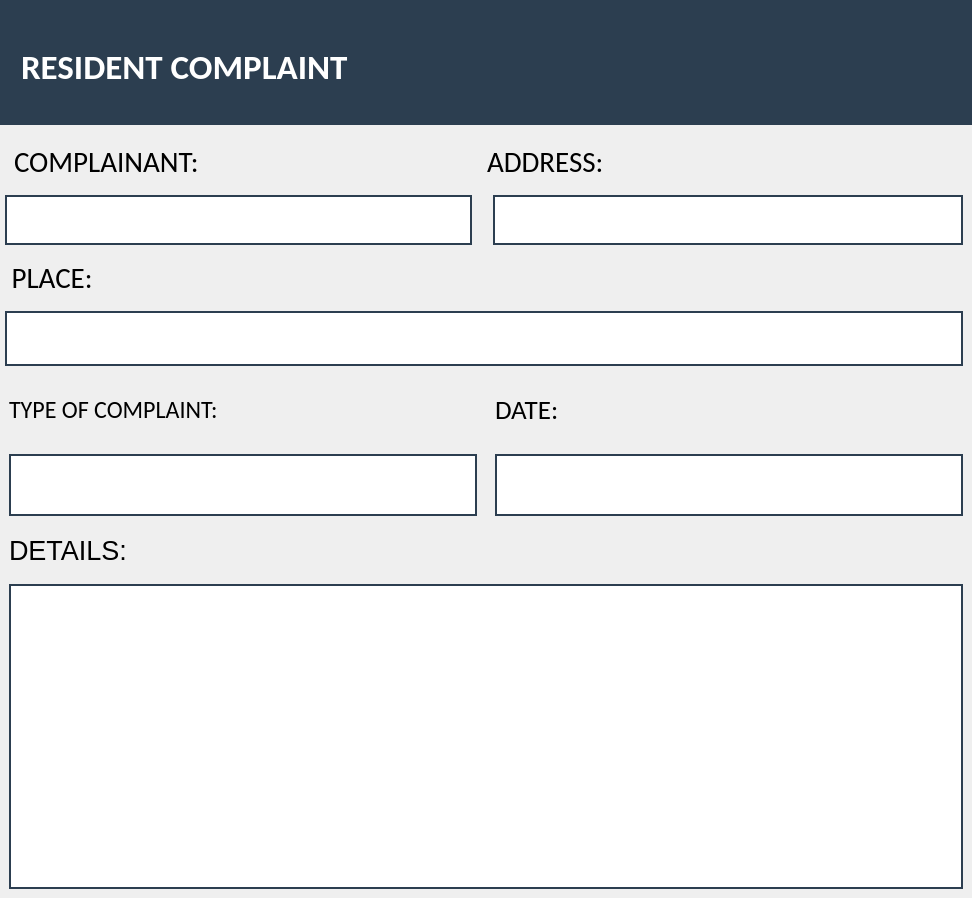
<?xml version="1.0" encoding="UTF-8"?>
<ui version="4.0">
 <class>COMPWINDOW</class>
 <widget class="QWidget" name="COMPWINDOW">
  <property name="geometry">
   <rect>
    <x>0</x>
    <y>0</y>
    <width>972</width>
    <height>898</height>
   </rect>
  </property>
  <property name="windowTitle">
   <string>Form</string>
  </property>
  <layout class="QGridLayout" name="gridLayout">
   <property name="leftMargin">
    <number>0</number>
   </property>
   <property name="topMargin">
    <number>0</number>
   </property>
   <property name="rightMargin">
    <number>0</number>
   </property>
   <property name="bottomMargin">
    <number>0</number>
   </property>
   <property name="spacing">
    <number>0</number>
   </property>
   <item row="0" column="0">
    <widget class="QWidget" name="widget" native="true">
     <layout class="QVBoxLayout" name="verticalLayout_4">
      <property name="spacing">
       <number>0</number>
      </property>
      <property name="leftMargin">
       <number>0</number>
      </property>
      <property name="topMargin">
       <number>0</number>
      </property>
      <property name="rightMargin">
       <number>0</number>
      </property>
      <property name="bottomMargin">
       <number>0</number>
      </property>
      <item>
       <widget class="QWidget" name="widget_2" native="true">
        <property name="maximumSize">
         <size>
          <width>16777215</width>
          <height>125</height>
         </size>
        </property>
        <layout class="QVBoxLayout" name="verticalLayout">
         <property name="spacing">
          <number>0</number>
         </property>
         <property name="leftMargin">
          <number>0</number>
         </property>
         <property name="topMargin">
          <number>0</number>
         </property>
         <property name="rightMargin">
          <number>0</number>
         </property>
         <property name="bottomMargin">
          <number>0</number>
         </property>
         <item>
          <widget class="QWidget" name="residentrequest" native="true">
           <property name="maximumSize">
            <size>
             <width>10000</width>
             <height>200</height>
            </size>
           </property>
           <property name="styleSheet">
            <string notr="true">background-color:#2c3e50;</string>
           </property>
           <layout class="QVBoxLayout" name="verticalLayout_3">
            <property name="spacing">
             <number>0</number>
            </property>
            <property name="leftMargin">
             <number>0</number>
            </property>
            <property name="rightMargin">
             <number>0</number>
            </property>
            <property name="bottomMargin">
             <number>0</number>
            </property>
            <item>
             <widget class="QLabel" name="residentlabel">
              <property name="font">
               <font>
                <family>Calibri</family>
                <pointsize>3</pointsize>
                <weight>75</weight>
                <bold>true</bold>
               </font>
              </property>
              <property name="styleSheet">
               <string notr="true">background-color: #2c3e50;
Margin-left: 20px; 
width: 200px;
color:white;


</string>
              </property>
              <property name="text">
               <string>&lt;html&gt;&lt;head/&gt;&lt;body&gt;&lt;p&gt;&lt;span style=&quot; font-size:26pt;&quot;&gt;RESIDENT COMPLAINT&lt;/span&gt;&lt;/p&gt;&lt;/body&gt;&lt;/html&gt;</string>
              </property>
              <property name="alignment">
               <set>Qt::AlignLeading|Qt::AlignLeft|Qt::AlignVCenter</set>
              </property>
              <property name="margin">
               <number>15</number>
              </property>
              <property name="indent">
               <number>-1</number>
              </property>
             </widget>
            </item>
           </layout>
          </widget>
         </item>
        </layout>
       </widget>
      </item>
      <item>
       <widget class="QWidget" name="COMPWIDGET" native="true">
        <property name="maximumSize">
         <size>
          <width>16777215</width>
          <height>250</height>
         </size>
        </property>
        <property name="styleSheet">
         <string notr="true"/>
        </property>
        <layout class="QVBoxLayout" name="verticalLayout_2">
         <property name="leftMargin">
          <number>5</number>
         </property>
         <item>
          <widget class="QWidget" name="widget" native="true">
           <property name="maximumSize">
            <size>
             <width>16777215</width>
             <height>60</height>
            </size>
           </property>
           <layout class="QHBoxLayout" name="horizontalLayout_6">
            <item>
             <widget class="QLabel" name="label">
              <property name="font">
               <font>
                <family>Calibri</family>
                <pointsize>22</pointsize>
               </font>
              </property>
              <property name="text">
               <string>COMPLAINANT:</string>
              </property>
              <property name="alignment">
               <set>Qt::AlignLeading|Qt::AlignLeft|Qt::AlignVCenter</set>
              </property>
             </widget>
            </item>
            <item>
             <widget class="QLabel" name="label_2">
              <property name="maximumSize">
               <size>
                <width>16777215</width>
                <height>200</height>
               </size>
              </property>
              <property name="font">
               <font>
                <family>Calibri</family>
                <pointsize>22</pointsize>
               </font>
              </property>
              <property name="text">
               <string>ADDRESS:</string>
              </property>
              <property name="alignment">
               <set>Qt::AlignLeading|Qt::AlignLeft|Qt::AlignVCenter</set>
              </property>
              <property name="margin">
               <number>5</number>
              </property>
             </widget>
            </item>
           </layout>
          </widget>
         </item>
         <item>
          <widget class="QWidget" name="widget_7" native="true">
           <property name="maximumSize">
            <size>
             <width>16777215</width>
             <height>50</height>
            </size>
           </property>
           <layout class="QHBoxLayout" name="horizontalLayout_7">
            <property name="spacing">
             <number>0</number>
            </property>
            <property name="leftMargin">
             <number>0</number>
            </property>
            <property name="topMargin">
             <number>0</number>
            </property>
            <property name="rightMargin">
             <number>0</number>
            </property>
            <property name="bottomMargin">
             <number>0</number>
            </property>
            <item>
             <widget class="QWidget" name="widget_11" native="true">
              <layout class="QHBoxLayout" name="horizontalLayout_8">
               <property name="spacing">
                <number>0</number>
               </property>
               <property name="leftMargin">
                <number>0</number>
               </property>
               <property name="topMargin">
                <number>0</number>
               </property>
               <property name="rightMargin">
                <number>12</number>
               </property>
               <property name="bottomMargin">
                <number>0</number>
               </property>
               <item>
                <widget class="QLabel" name="complainant">
                 <property name="styleSheet">
                  <string notr="true">        background-color: WHITE;
        border: 2px solid  #2c3e50;
        padding: 6px;
        font-size: 16px;
        color: black;
    </string>
                 </property>
                 <property name="text">
                  <string/>
                 </property>
                </widget>
               </item>
              </layout>
             </widget>
            </item>
            <item>
             <widget class="QWidget" name="widget_16" native="true">
              <layout class="QHBoxLayout" name="horizontalLayout_9">
               <property name="spacing">
                <number>0</number>
               </property>
               <property name="leftMargin">
                <number>9</number>
               </property>
               <property name="topMargin">
                <number>0</number>
               </property>
               <property name="rightMargin">
                <number>0</number>
               </property>
               <property name="bottomMargin">
                <number>0</number>
               </property>
               <item>
                <widget class="QLabel" name="address">
                 <property name="styleSheet">
                  <string notr="true">        background-color: WHITE;
        border: 2px solid  #2c3e50;
        padding: 6px;
        font-size: 16px;
        color: black;
    </string>
                 </property>
                 <property name="text">
                  <string/>
                 </property>
                </widget>
               </item>
              </layout>
             </widget>
            </item>
           </layout>
          </widget>
         </item>
         <item>
          <widget class="QLabel" name="label_11">
           <property name="font">
            <font>
             <family>Calibri</family>
             <pointsize>22</pointsize>
            </font>
           </property>
           <property name="text">
            <string> PLACE:</string>
           </property>
           <property name="alignment">
            <set>Qt::AlignLeading|Qt::AlignLeft|Qt::AlignVCenter</set>
           </property>
          </widget>
         </item>
         <item>
          <widget class="QLabel" name="place">
           <property name="styleSheet">
            <string notr="true">        background-color: WHITE;
        border: 2px solid  #2c3e50;
        padding: 6px;
        font-size: 16px;
        color: black;
    </string>
           </property>
           <property name="text">
            <string/>
           </property>
          </widget>
         </item>
        </layout>
       </widget>
      </item>
      <item>
       <widget class="QWidget" name="widget_4" native="true">
        <property name="maximumSize">
         <size>
          <width>16777215</width>
          <height>70</height>
         </size>
        </property>
        <property name="font">
         <font>
          <family>Calibri</family>
          <pointsize>20</pointsize>
         </font>
        </property>
        <layout class="QHBoxLayout" name="horizontalLayout">
         <property name="spacing">
          <number>0</number>
         </property>
         <property name="leftMargin">
          <number>0</number>
         </property>
         <property name="topMargin">
          <number>0</number>
         </property>
         <property name="rightMargin">
          <number>0</number>
         </property>
         <property name="bottomMargin">
          <number>0</number>
         </property>
         <item>
          <widget class="QWidget" name="widget_3" native="true">
           <layout class="QHBoxLayout" name="horizontalLayout_4">
            <property name="spacing">
             <number>0</number>
            </property>
            <property name="leftMargin">
             <number>0</number>
            </property>
            <property name="topMargin">
             <number>0</number>
            </property>
            <property name="rightMargin">
             <number>0</number>
            </property>
            <property name="bottomMargin">
             <number>0</number>
            </property>
            <item>
             <widget class="QWidget" name="widget_8" native="true">
              <layout class="QVBoxLayout" name="verticalLayout_7">
               <item>
                <widget class="QLabel" name="label_4">
                 <property name="font">
                  <font>
                   <pointsize>18</pointsize>
                  </font>
                 </property>
                 <property name="text">
                  <string>TYPE OF COMPLAINT:</string>
                 </property>
                </widget>
               </item>
              </layout>
             </widget>
            </item>
            <item>
             <widget class="QWidget" name="widget_9" native="true">
              <layout class="QVBoxLayout" name="verticalLayout_8">
               <item>
                <widget class="QLabel" name="label_5">
                 <property name="text">
                  <string>DATE:</string>
                 </property>
                </widget>
               </item>
              </layout>
             </widget>
            </item>
           </layout>
          </widget>
         </item>
        </layout>
       </widget>
      </item>
      <item>
       <widget class="QWidget" name="widget_5" native="true">
        <property name="maximumSize">
         <size>
          <width>16777215</width>
          <height>80</height>
         </size>
        </property>
        <layout class="QHBoxLayout" name="horizontalLayout_2">
         <property name="spacing">
          <number>0</number>
         </property>
         <property name="leftMargin">
          <number>0</number>
         </property>
         <property name="topMargin">
          <number>0</number>
         </property>
         <property name="rightMargin">
          <number>0</number>
         </property>
         <property name="bottomMargin">
          <number>0</number>
         </property>
         <item>
          <widget class="QWidget" name="widget_10" native="true">
           <layout class="QHBoxLayout" name="horizontalLayout_5">
            <property name="spacing">
             <number>0</number>
            </property>
            <property name="leftMargin">
             <number>0</number>
            </property>
            <property name="topMargin">
             <number>0</number>
            </property>
            <property name="rightMargin">
             <number>0</number>
            </property>
            <property name="bottomMargin">
             <number>0</number>
            </property>
            <item>
             <widget class="QWidget" name="widget_13" native="true">
              <layout class="QVBoxLayout" name="verticalLayout_9">
               <item>
                <widget class="QLabel" name="complainttype">
                 <property name="styleSheet">
                  <string notr="true">        background-color: WHITE;
        border: 2px solid  #2c3e50;
        padding: 6px;
        font-size: 16px;
        color: black;
    </string>
                 </property>
                 <property name="text">
                  <string/>
                 </property>
                </widget>
               </item>
              </layout>
             </widget>
            </item>
            <item>
             <widget class="QWidget" name="widget_12" native="true">
              <layout class="QVBoxLayout" name="verticalLayout_10">
               <item>
                <widget class="QLabel" name="date">
                 <property name="styleSheet">
                  <string notr="true">        background-color: WHITE;
        border: 2px solid  #2c3e50;
        padding: 6px;
        font-size: 16px;
        color: black;
    </string>
                 </property>
                 <property name="text">
                  <string/>
                 </property>
                </widget>
               </item>
              </layout>
             </widget>
            </item>
           </layout>
          </widget>
         </item>
        </layout>
       </widget>
      </item>
      <item>
       <widget class="QWidget" name="widget_6" native="true">
        <property name="minimumSize">
         <size>
          <width>0</width>
          <height>200</height>
         </size>
        </property>
        <property name="maximumSize">
         <size>
          <width>16777215</width>
          <height>396</height>
         </size>
        </property>
        <layout class="QVBoxLayout" name="verticalLayout_5">
         <property name="spacing">
          <number>0</number>
         </property>
         <property name="leftMargin">
          <number>0</number>
         </property>
         <property name="topMargin">
          <number>0</number>
         </property>
         <property name="rightMargin">
          <number>0</number>
         </property>
         <property name="bottomMargin">
          <number>0</number>
         </property>
         <item>
          <widget class="QWidget" name="widget_14" native="true">
           <property name="maximumSize">
            <size>
             <width>16777215</width>
             <height>50</height>
            </size>
           </property>
           <layout class="QVBoxLayout" name="verticalLayout_11" stretch="0">
            <property name="spacing">
             <number>9</number>
            </property>
            <property name="leftMargin">
             <number>9</number>
            </property>
            <property name="topMargin">
             <number>9</number>
            </property>
            <property name="rightMargin">
             <number>9</number>
            </property>
            <property name="bottomMargin">
             <number>9</number>
            </property>
            <item>
             <widget class="QLabel" name="label_3">
              <property name="maximumSize">
               <size>
                <width>16777215</width>
                <height>30</height>
               </size>
              </property>
              <property name="font">
               <font>
                <pointsize>20</pointsize>
               </font>
              </property>
              <property name="layoutDirection">
               <enum>Qt::LeftToRight</enum>
              </property>
              <property name="text">
               <string>DETAILS:</string>
              </property>
             </widget>
            </item>
           </layout>
          </widget>
         </item>
         <item>
          <widget class="QWidget" name="widget_15" native="true">
           <property name="maximumSize">
            <size>
             <width>16777215</width>
             <height>400</height>
            </size>
           </property>
           <layout class="QVBoxLayout" name="verticalLayout_12" stretch="0">
            <property name="spacing">
             <number>0</number>
            </property>
            <property name="leftMargin">
             <number>9</number>
            </property>
            <property name="topMargin">
             <number>9</number>
            </property>
            <property name="rightMargin">
             <number>9</number>
            </property>
            <property name="bottomMargin">
             <number>9</number>
            </property>
            <item>
             <widget class="QLabel" name="details">
              <property name="styleSheet">
               <string notr="true">        background-color: WHITE;
        border: 2px solid  #2c3e50;
        padding: 6px;
        font-size: 16px;
        color: black;
    </string>
              </property>
              <property name="text">
               <string/>
              </property>
             </widget>
            </item>
           </layout>
          </widget>
         </item>
        </layout>
       </widget>
      </item>
     </layout>
    </widget>
   </item>
  </layout>
 </widget>
 <resources>
  <include location="C:/Users/Chivini/Desktop/RES.qrc"/>
 </resources>
 <connections/>
</ui>
